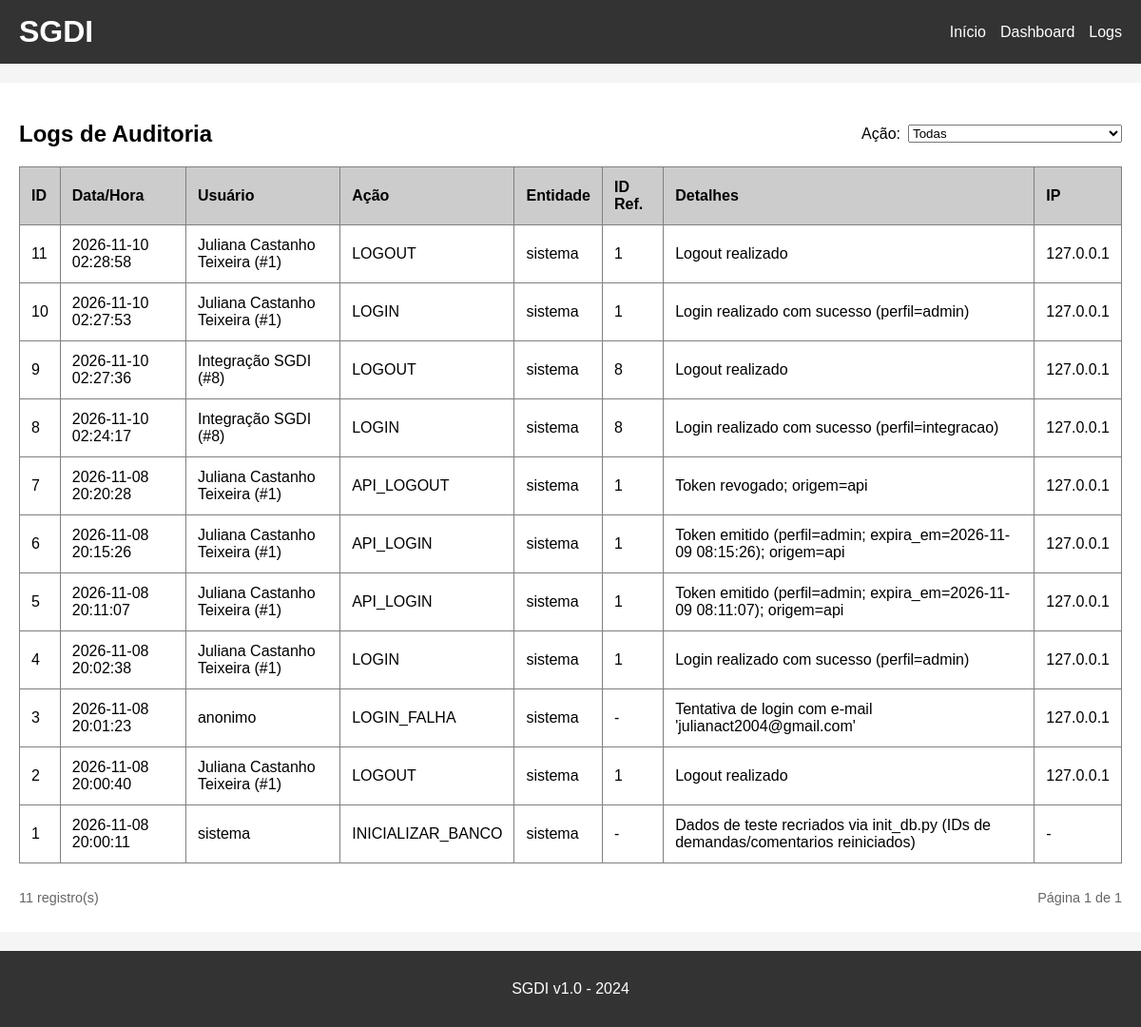
/logs (signed in), run on an earlier commit of the app's database.
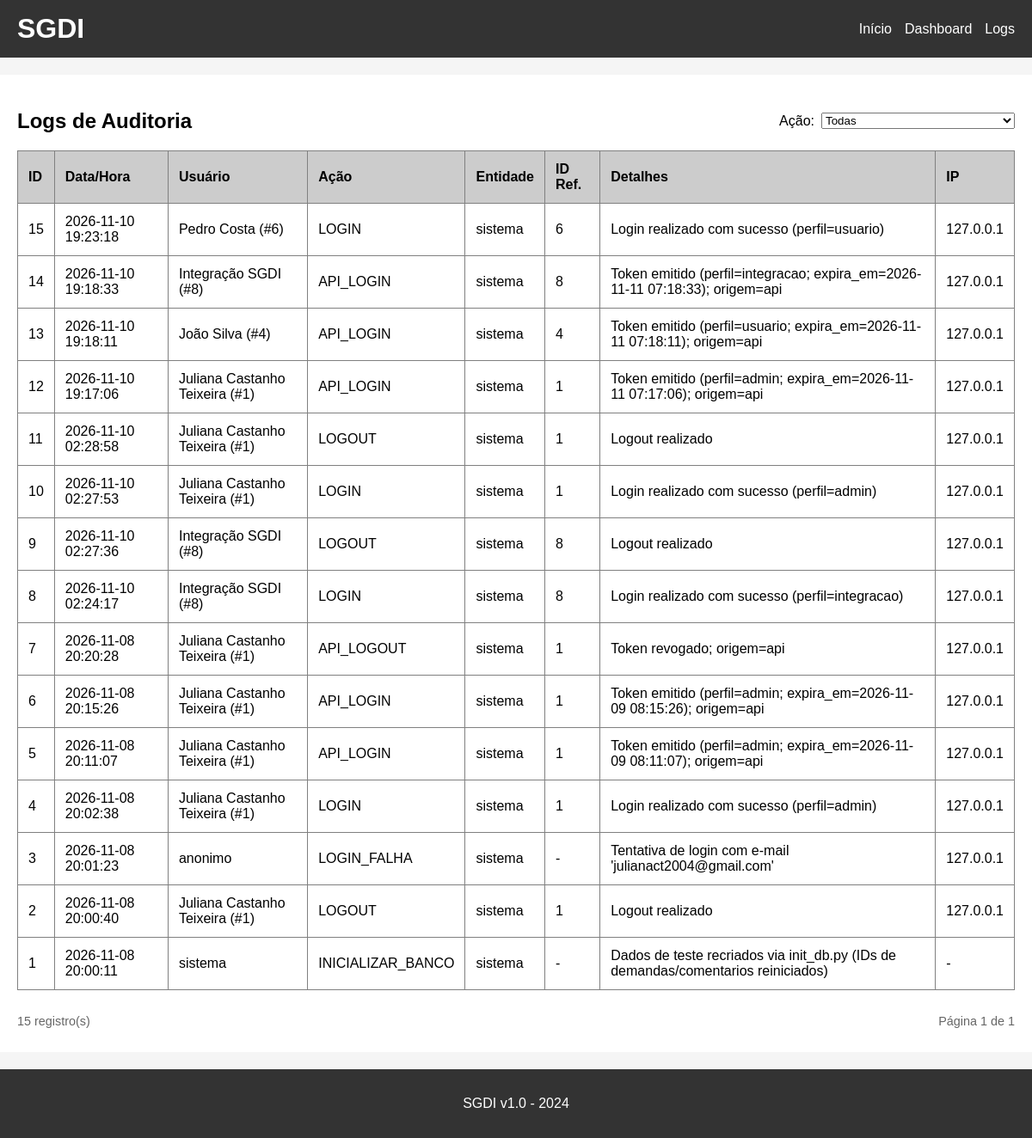
And on a later commit of the database.
### tables this page shows
CREATE TABLE logs (
    id INTEGER PRIMARY KEY AUTOINCREMENT,
    data_hora TEXT NOT NULL,
    usuario_id INTEGER,
    usuario_nome TEXT,
    acao TEXT NOT NULL,
    entidade TEXT NOT NULL,
    entidade_id INTEGER,
    detalhes TEXT,
    ip TEXT
);

### app.py (the view)
@app.route('/logs')
@requer_permissao('ver_logs')
def ver_logs():
    acao = request.args.get('acao', '')
    if acao not in ACOES_LOG:
        acao = ''
    pagina = max(request.args.get('pagina', 1, type=int) or 1, 1)
    por_pagina = 20
    condicao, parametros = ('1=1', []) if not acao else ('acao = ?', [acao])
    conn = get_db()
    total = conn.execute(f"SELECT COUNT(*) FROM logs WHERE {condicao}", parametros).fetchone()[0]
    total_paginas = max((total + por_pagina - 1) // por_pagina, 1)
    pagina = min(pagina, total_paginas)
    logs = conn.execute(
        f"SELECT * FROM logs WHERE {condicao} ORDER BY id DESC LIMIT ? OFFSET ?",
        parametros + [por_pagina, (pagina - 1) * por_pagina]
    ).fetchall()
    conn.close()
    return render_template('logs.html', logs=logs, acao=acao, acoes=ACOES_LOG,
                           pagina=pagina, total_paginas=total_paginas, total=total)

### api.py (called while the page is built)
@api_bp.after_app_request
def cabecalhos_de_seguranca(resposta):
    if requisicao_api():
        resposta.headers['Cache-Control'] = 'no-store'
        resposta.headers['X-Content-Type-Options'] = 'nosniff'
    return resposta

### app.py (called while the page is built, shortened)
def requer_permissao(permissao, resposta_json=False):
    def decorador(funcao):
        @wraps(funcao)
        def interna(*args, **kwargs):
            if pode(permissao):
                return funcao(*args, **kwargs)
        return interna
    return decorador

@app.context_processor
def injetar_perfil():
    return {'pode': pode, 'perfil_rotulo': ROTULOS_PERFIL[perfil_atual()]}

@app.before_request
def verificar_login():
    if requisicao_api():
        return None
    if 'email' not in session and request.endpoint not in ['login', 'logout', 'static']:
        return redirect(url_for('login'))

### core.py (called while the page is built)
def caminho_banco():
    return os.environ.get('SGDI_DB', 'demandas.db')

def get_db():
    conn = sqlite3.connect(caminho_banco())
    conn.row_factory = sqlite3.Row
    return conn

def requisicao_api():
    return request.path == '/api' or request.path.startswith('/api/')

def usuario_atual():
    usuario_api = g.get('usuario_api')
    if usuario_api:
        return usuario_api
    if 'usuario_id' in session:
        return {
            'id': session.get('usuario_id'),
            'nome': session.get('usuario'),
            'email': session.get('email'),
            'perfil': session.get('perfil'),
        }
    return None

def perfil_atual():
    usuario = usuario_atual()
    perfil = usuario.get('perfil') if usuario else None
    return perfil if perfil in PERMISSOES_POR_PERFIL else PERFIL_USUARIO

def pode(permissao):
    return permissao in PERMISSOES_POR_PERFIL[perfil_atual()]

### templates/logs.html (shortened to what this page needs)
{% extends "base.html" %}
{% block content %}
<div class="flex-between">
    <h2>Logs de Auditoria</h2>
    <form method="GET" action="{{ url_for('ver_logs') }}" class="form-inline">
        <label for="acao">Ação:</label>
        <select name="acao" id="acao" onchange="this.form.submit()">
            <option value="">Todas</option>
        </select>
    </form>
</div>
<div class="table-responsive">
    <table border="1" cellpadding="10" cellspacing="0" width="100%">
        <thead>
            <tr bgcolor="#cccccc">
                <th>ID</th>
                <th>Data/Hora</th>
                <th>Usuário</th>
                <th>Ação</th>
                <th>Entidade</th>
                <th>ID Ref.</th>
                <th>Detalhes</th>
                <th>IP</th>
            </tr>
        </thead>
        <tbody>
            {% for l in logs %}
            <tr>
                <td>{{ l['id'] }}</td>
                <td>{{ l['data_hora'] }}</td>
                <td>{{ l['usuario_nome'] or '-' }}{% if l['usuario_id'] %} (#{{ l['usuario_id'] }}){% endif %}</td>
                <td>{{ l['acao'] }}</td>
                <td>{{ l['entidade'] }}</td>
                <td>{{ l['entidade_id'] if l['entidade_id'] is not none else '-' }}</td>
                <td>{{ l['detalhes'] or '-' }}</td>
                <td>{{ l['ip'] or '-' }}</td>
            </tr>
            {% else %}
            <tr><td colspan="8">Nenhum registro encontrado.</td></tr>
            {% endfor %}
        </tbody>
    </table>
</div>
<div class="pagination-summary">
    <span>{{ total }} registro(s)</span>
    <span>Página {{ pagina }} de {{ total_paginas }}</span>
</div>
{% endblock %}

### templates/base.html (shortened to what this page needs)
<!DOCTYPE html>
<html>
<head>
    <link rel="stylesheet" href="{{ url_for('static', filename='style.css') }}">
</head>
<body>
    <div class="header">
        <h1>SGDI</h1>
        {% if session.get('email') %}
        <div class="menu">
            <a href="/">Início</a>
            {% if pode('ver_painel') %}<a href="/dashboard">Dashboard</a>{% endif %}
            {% if pode('ver_logs') %}<a href="/logs">Logs</a>{% endif %}
        </div>
        {% endif %}
    </div>
    <div class="page-layout">
        <div class="container {% block container_class %}{% endblock %}">
            {% block content %}{% endblock %}
        </div>
    </div>
    <div class="footer">
        <p>SGDI v1.0 - 2024</p>
    </div>
</body>
</html>

### static/style.css (style rules this page uses)
* { box-sizing: border-box; }
body { font-family: Arial, sans-serif; background-color: #f5f5f5; padding: 0; margin: 0; display: flex; flex-direction: column; min-height: 100vh; }
.header { background-color: #333; color: white; padding: 15px 20px; display: flex; flex-wrap: wrap; justify-content: space-between; align-items: center; gap: 15px; }
.header h1 { margin: 0; }
.menu { display: flex; flex-wrap: wrap; align-items: center; gap: 15px; }
.menu a { color: white; text-decoration: none; }
.page-layout { display: flex; gap: 20px; max-width: 1200px; margin: 20px auto; width: 100%; flex: 1; }
.container { background: white; padding: 20px; flex: 1; width: 100%; min-width: 0; }
.footer { background-color: #333; color: white; text-align: center; padding: 15px; width: 100%; margin-top: auto; }
table { border-collapse: collapse; width: 100%; margin-bottom: 20px; }
th, td { padding: 12px; text-align: left; }
.table-responsive { overflow-x: auto; }
.pagination-summary, .pagination { display: flex; align-items: center; justify-content: space-between; gap: 12px; }
.pagination-summary { color: #666; font-size: 0.9rem; margin: 8px 0; }
.flex-between { display: flex; justify-content: space-between; align-items: center; }
.form-inline { display: inline-flex; align-items: center; gap: 8px; margin: 0; }

What changed in the data, as far as the page shows it:
added logs: id "15", data_hora "2026-11-10 19:23:18", usuario_nome "Pedro Costa", usuario_id "6", acao "LOGIN", entidade "sistema", entidade "6", detalhes "Login realizado com sucesso (perfil=usuario)", ip "127.0.0.1"
added logs: id "14", data_hora "2026-11-10 19:18:33", usuario_nome "Integração SGDI", usuario_id "8", acao "API_LOGIN", entidade "sistema", entidade "8", detalhes "Token emitido (perfil=integracao; expira_em=2026-11-11 07:18:33); origem=api", ip "127.0.0.1"
added logs: id "13", data_hora "2026-11-10 19:18:11", usuario_nome "João Silva", usuario_id "4", acao "API_LOGIN", entidade "sistema", entidade "4", detalhes "Token emitido (perfil=usuario; expira_em=2026-11-11 07:18:11); origem=api", ip "127.0.0.1"
added logs: id "12", data_hora "2026-11-10 19:17:06", usuario_nome "Juliana Castanho Teixeira", usuario_id "1", acao "API_LOGIN", entidade "sistema", entidade "1", detalhes "Token emitido (perfil=admin; expira_em=2026-11-11 07:17:06); origem=api", ip "127.0.0.1"
Also different on the page:
{{ total }}: "11" → "15"
